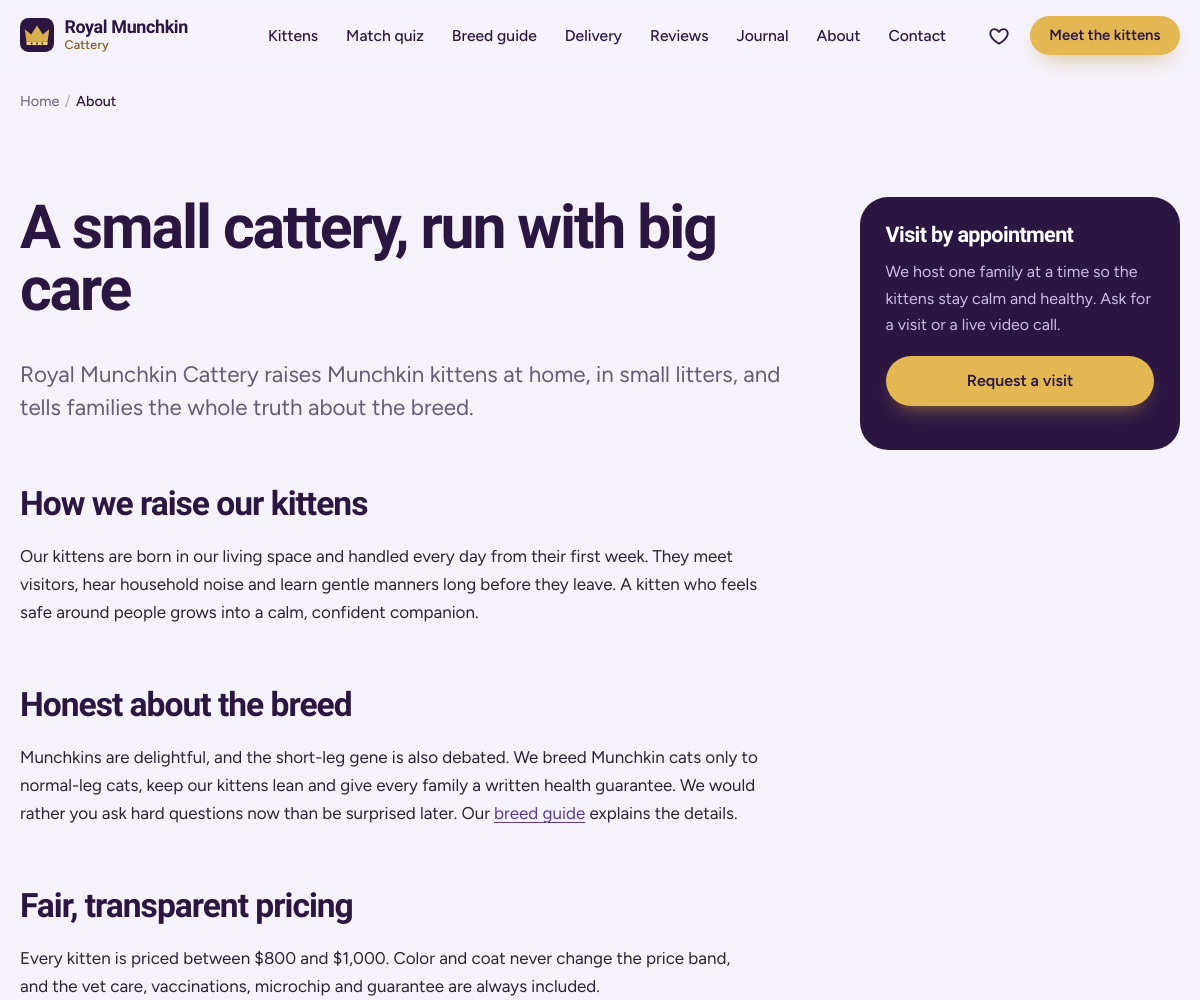
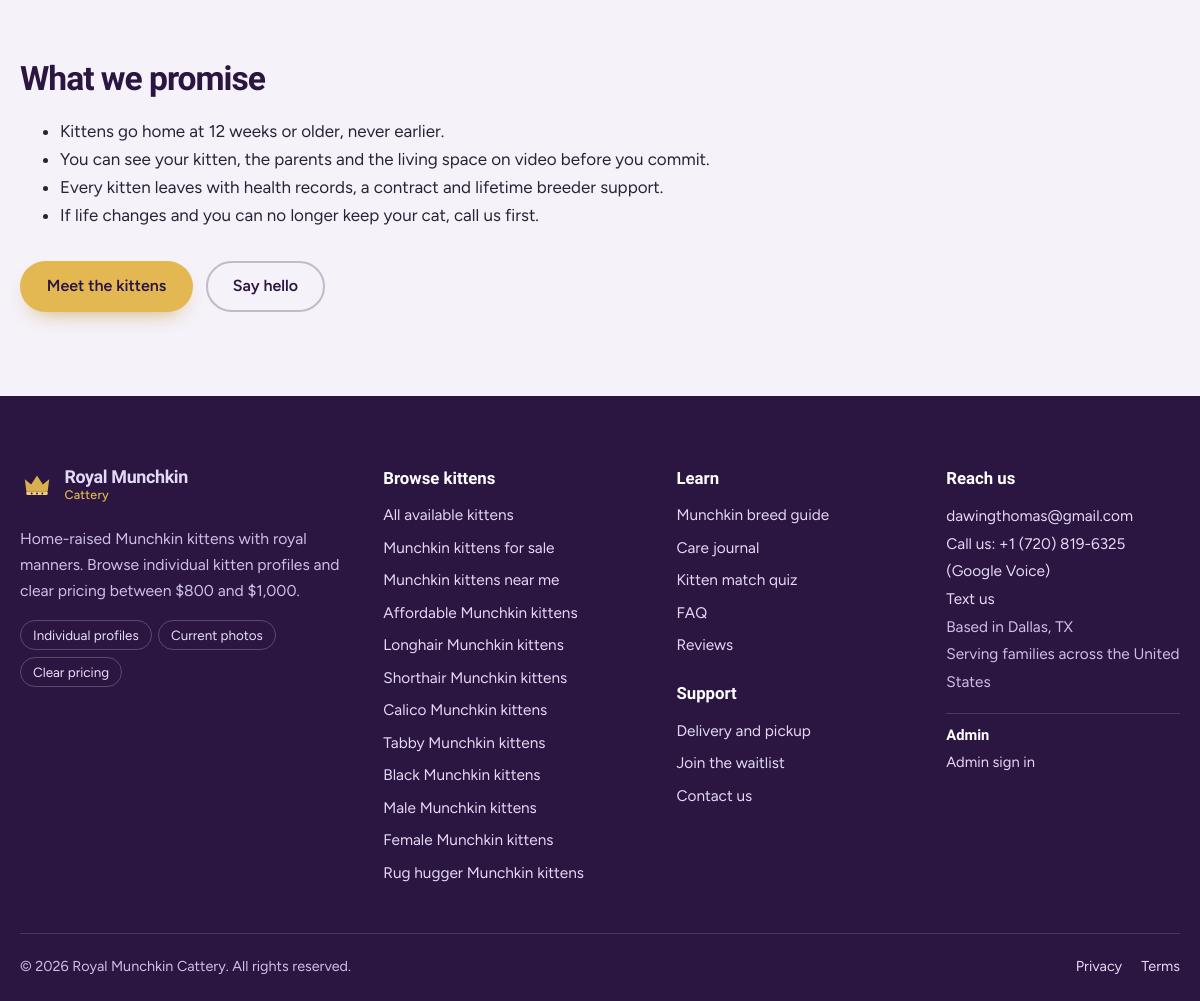
The page /about/ on the database its author committed (2 pictures, top to bottom).
### core/models.py (models this page shows, shortened)
class SiteSettings(models.Model):
    business_name = models.CharField(max_length=120, default="Royal Munchkin Cattery")
    tagline = models.CharField(max_length=200, default="Home-raised Munchkin kittens with royal manners")
    city = models.CharField(max_length=100, default="Dallas", help_text="Used in schema.org markup. Clear it to hide the address.")
    state = models.CharField(max_length=2, default="TX", blank=True)
    contact_phone = models.CharField(max_length=24, blank=True, help_text="Digits with country code, e.g. +15551234567")
    whatsapp_number = models.CharField(max_length=20, blank=True, help_text="Digits only, e.g. 15551234567")
    contact_email = models.EmailField(default="dawingthomas@gmail.com")
    instagram_url = models.URLField(blank=True)
    facebook_url = models.URLField(blank=True)
    tiktok_url = models.URLField(blank=True)
    youtube_url = models.URLField(blank=True)
    kittens_placed_count = models.PositiveIntegerField(
        default=0, help_text="Shown on the homepage only when above zero. Use a real number."
    )
    announcement = models.CharField(max_length=160, blank=True, help_text="Optional banner above the header (e.g. 'New litter due in March').")
    class Meta:
        verbose_name = "Site Settings"
        verbose_name_plural = "Site Settings"
    @classmethod
    def load(cls):
        obj = cache.get(SETTINGS_CACHE_KEY)
        if obj is None:
            obj, _ = cls.objects.get_or_create(pk=1)
            cache.set(SETTINGS_CACHE_KEY, obj, 300)
        return obj

### core/views.py (the view)
# urls.py: path("about/", views.AboutView.as_view(), name="about"),
class AboutView(TemplateView):
    template_name = "core/about.html"
    def get_context_data(self, **kwargs):
        ctx = super().get_context_data(**kwargs)
        ctx["meta_title"] = "About Royal Munchkin Cattery | Ethical Munchkin Breeder"
        ctx["meta_description"] = (
            "Meet the family behind Royal Munchkin Cattery: small litters, home-raised Munchkin kittens, "
            "honest health information and fair $800 to $1,000 pricing."
        )
        ctx["breadcrumbs"] = [("Home", "/"), ("About", "/about/")]
        return ctx

### templates/core/about.html
{% extends "base.html" %}
{% block content %}
<section class="section"><div class="container prose-grid">
  <div class="prose">
    <h1 style="font-size:clamp(2.2rem,1.4rem + 3.4vw,3.8rem)">A small cattery, run with big care</h1>
    <p class="lede">Royal Munchkin Cattery raises Munchkin kittens at home, in small litters, and tells families the whole truth about the breed.</p>
    <h2>How we raise our kittens</h2>
    <p>Our kittens are born in our living space and handled every day from their first week. They meet visitors, hear household noise and learn gentle manners long before they leave. A kitten who feels safe around people grows into a calm, confident companion.</p>
    <h2>Honest about the breed</h2>
    <p>Munchkins are delightful, and the short-leg gene is also debated. We breed Munchkin cats only to normal-leg cats, keep our kittens lean and give every family a written health guarantee. We would rather you ask hard questions now than be surprised later. Our <a href="{% url 'core:breed_guide' %}">breed guide</a> explains the details.</p>
    <h2>Fair, transparent pricing</h2>
    <p>Every kitten is priced between ${{ MIN_PRICE }} and $1,000. Color and coat never change the price band, and the vet care, vaccinations, microchip and guarantee are always included.</p>
    <h2>What we promise</h2>
    <ul>
      <li>Kittens go home at 12 weeks or older, never earlier.</li>
      <li>You can see your kitten, the parents and the living space on video before you commit.</li>
      <li>Every kitten leaves with health records, a contract and lifetime breeder support.</li>
      <li>If life changes and you can no longer keep your cat, call us first.</li>
    </ul>
    <div class="btn-row" style="margin-top:2rem"><a class="btn btn-gold" href="{% url 'kittens:list' %}">Meet the kittens</a><a class="btn btn-ghost" href="{% url 'core:contact' %}">Say hello</a></div>
  </div>
  <aside class="aside-card"><h2>Visit by appointment</h2><p>We host one family at a time so the kittens stay calm and healthy. Ask for a visit or a live video call.</p><p><a class="btn btn-gold btn-block" href="{% url 'core:contact' %}">Request a visit</a></p></aside>
</div></section>
{% endblock %}

### templates/partials/footer.html (shortened to what this page needs)
{% load humanize %}<footer class="site-footer">
  <div class="container footer-grid">
    <div class="footer-brand">
      <a class="brand brand-light" href="{% url 'core:home' %}">{% include "partials/logo.html" %}<span class="brand-text"><b>Royal Munchkin</b><i>Cattery</i></span></a>
      <p>{{ site_settings.tagline }}. Browse individual kitten profiles and clear pricing between ${{ MIN_PRICE }} and ${{ MAX_PRICE|intcomma }}.</p>
      <ul class="footer-badges">
        <li>Individual profiles</li><li>Current photos</li><li>Clear pricing</li>
      </ul>
    </div>
    <div>
      <h2 class="footer-h">Browse kittens</h2>
      <ul>
        <li><a href="{% url 'kittens:list' %}">All available kittens</a></li>
        {% for slug, label in FOOTER_LANDING_LINKS %}<li><a href="{% url 'core:landing' slug=slug %}">{{ label }}</a></li>{% endfor %}
      </ul>
    </div>
    <div>
      <h2 class="footer-h">Learn</h2>
      <ul>
        <li><a href="{% url 'core:breed_guide' %}">Munchkin breed guide</a></li>
        <li><a href="{% url 'core:journal_list' %}">Care journal</a></li>
        <li><a href="{% url 'kittens:match' %}">Kitten match quiz</a></li>
        <li><a href="{% url 'core:faq' %}">FAQ</a></li>
        <li><a href="{% url 'reviews:list' %}">Reviews</a></li>
      </ul>
      <h2 class="footer-h footer-h-2">Support</h2>
      <ul>
        <li><a href="{% url 'core:delivery' %}">Delivery and pickup</a></li>
        <li><a href="{% url 'core:waitlist' %}">Join the waitlist</a></li>
        <li><a href="{% url 'core:contact' %}">Contact us</a></li>
      </ul>
    </div>
    <div>
      <h2 class="footer-h">Reach us</h2>
      <address>
        <a href="mailto:{{ site_settings.contact_email }}">{{ site_settings.contact_email }}</a>
        {% if CONTACT_PHONE %}<br><a href="tel:{{ CONTACT_PHONE_URI }}">Call us: {{ CONTACT_PHONE }} (Google Voice)</a><br><a href="sms:{{ CONTACT_PHONE_URI }}">Text us</a>{% endif %}
        {% if site_settings.city %}<br><span>Based in {{ site_settings.city }}{% if site_settings.state %}, {{ site_settings.state }}{% endif %}</span>{% endif %}
        <br><span>{{ SITE_LOCATION_SUMMARY }}</span>
      </address>
      <div class="footer-admin">
        <h2 class="footer-h footer-h-2">Admin</h2>
        <a href="{% url 'accounts:login' %}" rel="nofollow">Admin sign in</a>
      </div>
    </div>
  </div>
  <div class="container footer-bottom">
    <span>&copy; {% now "Y" %} {{ SITE_NAME }}. All rights reserved.</span>
    <span class="footer-legal"><a href="{% url 'core:privacy' %}">Privacy</a><a href="{% url 'core:terms' %}">Terms</a></span>
  </div>
</footer>

### rows shown on the page
SiteSettings: tagline "Home-raised Munchkin kittens with royal manners", contact_email "dawingthomas@gmail.com", contact_phone "+1 (720) 819-6325", city "Dallas", state "TX", business_name "Royal Munchkin Cattery"

### other values the page prints
{{ label }} "Home"
{{ label }} "About"
{{ MIN_PRICE }} "800"
{{ MAX_PRICE|intcomma }} "1,000"
{{ label }} "Munchkin kittens for sale" "Munchkin kittens near me" "Affordable Munchkin kittens" "Longhair Munchkin kittens" "Shorthair Munchkin kittens" "Calico Munchkin kittens" "Tabby Munchkin kittens" "Black Munchkin kittens" "Male Munchkin kittens" "Female Munchkin kittens" "Rug hugger Munchkin kittens"
{{ SITE_LOCATION_SUMMARY }} "Serving families across the United States"
